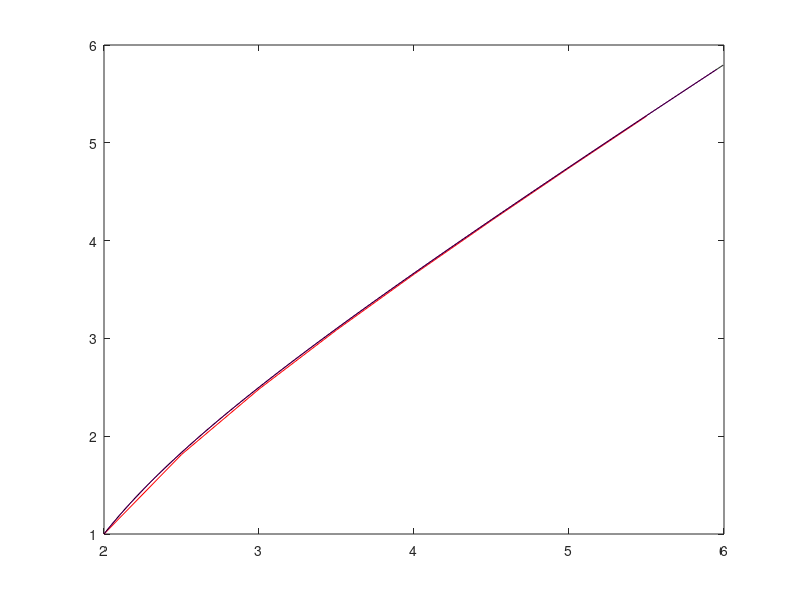

The MATLAB source for this figure:
% Modified Euler's Method
% used on the ODE problem
% y' = 1 + (t-y)^2, y(2) = 1,
% Multiple implementations for different step sizes
% step sizes: h = 0.5, 0.05, 0.005.

clear
clc
h = 0.5;
N = 8;
y1(1) = 1;
t1(1) = 2;
for n = 1:N-1
    f = 1 + (t1(n) - y1(n))^2;
    y1(n+1) = y1(n) + 0.5*h*(f + 1 + (t1(n)+h - (y1(n) + h*f))^2);
    t1(n+1) = t1(n) + h;
end

h = 0.05;
N = 80;
y2(1) = 1;
t2(1) = 2;
for n = 1:N-1
    f = 1 + (t2(n) - y2(n))^2;
    y2(n+1) = y2(n) + 0.5*h*(f + 1 + (t2(n)+h - (y2(n) + h*f))^2);
    t2(n+1) = t2(n) + h;
end

h = 0.005;
N = 800;
y3(1) = 1;
t3(1) = 2;
for n = 1:N-1
    f = 1 + (t3(n) - y3(n))^2;
    y3(n+1) = y3(n) + 0.5*h*(f + 1 + (t3(n)+h - (y3(n) + h*f))^2);
    t3(n+1) = t3(n) + h;
end
plot(t1,y1,'r',t2,y2,'m',t3,y3,'k')